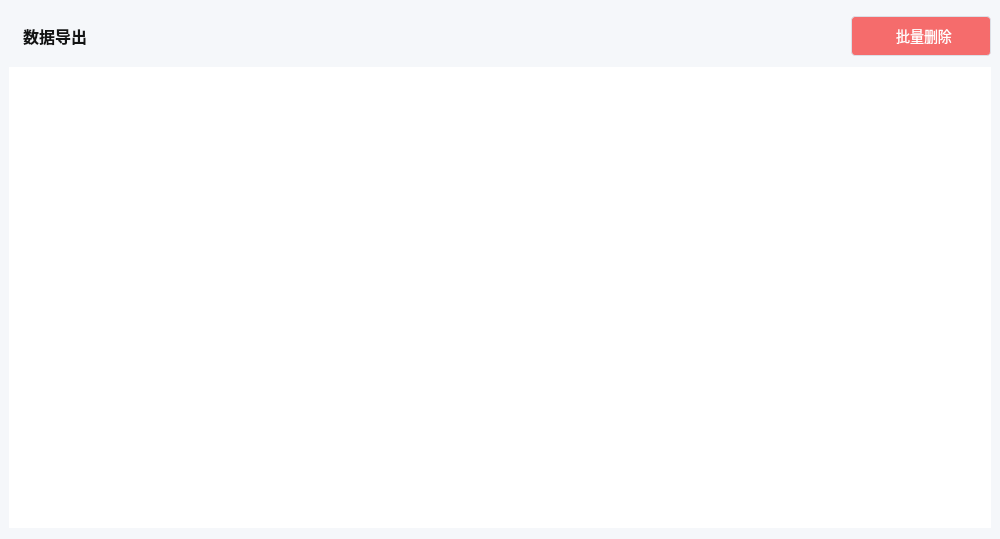
<?xml version="1.0" encoding="UTF-8"?>
<ui version="4.0">
 <class>FormDataExport</class>
 <widget class="QWidget" name="FormDataExport">
  <property name="geometry">
   <rect>
    <x>0</x>
    <y>0</y>
    <width>1000</width>
    <height>539</height>
   </rect>
  </property>
  <property name="sizePolicy">
   <sizepolicy hsizetype="Minimum" vsizetype="Preferred">
    <horstretch>0</horstretch>
    <verstretch>0</verstretch>
   </sizepolicy>
  </property>
  <property name="minimumSize">
   <size>
    <width>1000</width>
    <height>0</height>
   </size>
  </property>
  <property name="windowTitle">
   <string>Form</string>
  </property>
  <property name="styleSheet">
   <string notr="true">background: rgb(245,247,250);</string>
  </property>
  <layout class="QVBoxLayout" name="verticalLayout">
   <property name="leftMargin">
    <number>9</number>
   </property>
   <property name="rightMargin">
    <number>9</number>
   </property>
   <item>
    <layout class="QHBoxLayout" name="horizontalLayout">
     <item>
      <widget class="QLabel" name="label">
       <property name="sizePolicy">
        <sizepolicy hsizetype="Preferred" vsizetype="Fixed">
         <horstretch>0</horstretch>
         <verstretch>0</verstretch>
        </sizepolicy>
       </property>
       <property name="minimumSize">
        <size>
         <width>0</width>
         <height>50</height>
        </size>
       </property>
       <property name="maximumSize">
        <size>
         <width>16777215</width>
         <height>50</height>
        </size>
       </property>
       <property name="styleSheet">
        <string notr="true">opacity: 1;
font-size: 16px;
font-weight: bold;
line-height: 24px;
color: #131414;
background-image: url(:/res/image/right-arrow.png);
background-repeat: no-repeat;
background-position: left center;
text-align: left;
padding-left: 10px;</string>
       </property>
       <property name="text">
        <string>数据导出</string>
       </property>
      </widget>
     </item>
     <item>
      <spacer name="horizontalSpacer">
       <property name="orientation">
        <enum>Qt::Horizontal</enum>
       </property>
       <property name="sizeHint" stdset="0">
        <size>
         <width>40</width>
         <height>20</height>
        </size>
       </property>
      </spacer>
     </item>
     <item>
      <widget class="QPushButton" name="btnDelete">
       <property name="minimumSize">
        <size>
         <width>140</width>
         <height>40</height>
        </size>
       </property>
       <property name="maximumSize">
        <size>
         <width>16777215</width>
         <height>40</height>
        </size>
       </property>
       <property name="styleSheet">
        <string notr="true">.QPushButton{
    border-radius: 4px;
    opacity: 1;
    background: #F56C6C;
    border:1px solid #DCDFE6;
    font-size: 14px;
    font-weight: normal;
    line-height: 24px;
    color: #FFFFFF;
    padding-left:16px;
    padding-right:16px;
    background-image:url(:/res/image/delete.png);
    background-repeat:no-repeat;
    background-position:left center;
    background-origin: content;
    padding-right: 10px;
}

.QPushButton:hover{
	border:1px solid #131414;
}</string>
       </property>
       <property name="text">
        <string>批量删除</string>
       </property>
      </widget>
     </item>
    </layout>
   </item>
   <item>
    <widget class="QTableView" name="tableView">
     <property name="styleSheet">
      <string notr="true">QTableView {
    background-color: #fff;
    color: #2D3440;
    border: none;
    padding: 2px 4px;
    selection-color: #2D3440;                             /*选中区域的文字颜色*/
    selection-background-color: rgb(255,255,255);        /*选中区域的背景色*/
    font-size:16px;
}
QScrollBar:vertical{
    background: transparent;
    border-radius:5px;
    width: 10px;
}
QScrollBar::handle:vertical {
    background-color: #e0e0e0;
    min-height: 242px;
    border-radius:5px;
    width: 10px;
}

/* 向上区域样式 */
QScrollBar::sub-line:vertical {
    border: none;
}

/* 向下区域样式 */
QScrollBar::add-line:vertical {
    border: none;
}

QScrollBar:horizontal{
    background: transparent;
    border-radius:5px;
    height: 10px;
}
QScrollBar::handle:horizontal {
    background-color: #e0e0e0;
    min-width: 242px;
    border-radius:5px;
    height: 10px;
}

/* 向上区域样式 */
QScrollBar::sub-line:horizontal {
  border: none;
}

/* 向下区域样式 */
QScrollBar::add-line:horizontal {
  border: none;
}</string>
     </property>
    </widget>
   </item>
  </layout>
 </widget>
 <resources/>
 <connections/>
</ui>
